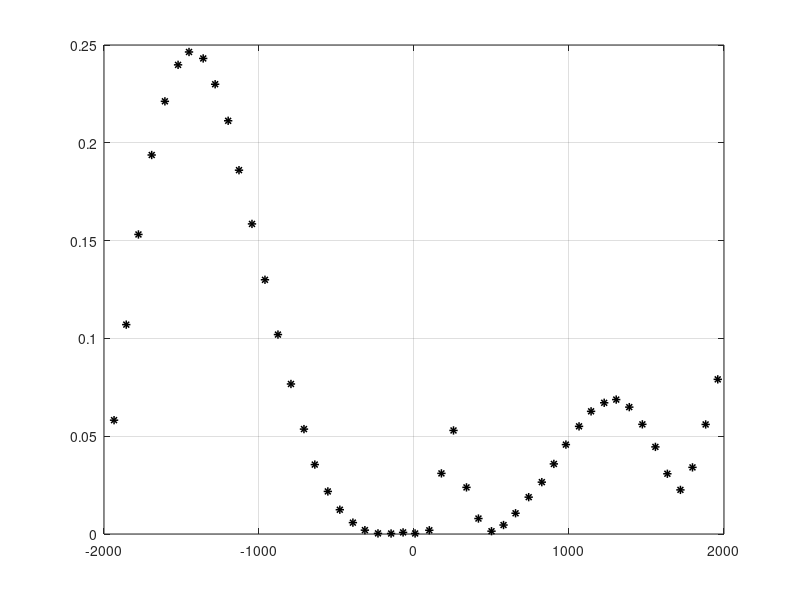

MATLAB code for this plot: (Note: this script raises an error after producing the figure.)
clc
clear
NFFT=8192;

MaX=0.0; MaY=0.0;MaZ=0.0;


hold on
box on 
grid on

px=load('pF.txt');
pF=px(:,1)+1i*px(:,2);
%pFf=fliplr(pF);

f=load('IFFT.txt'); %IFFT data from C code
%f1=2*f(:,2)*NFFT;
f1=f(:,1)*NFFT;


%c=real(ifft(pF,NFFT)*NFFT);
c=2*real(ifft(pF,NFFT)*NFFT);

OmegaR=0.5*340;
TR=2*pi/OmegaR;
Tint=27*TR;
ODT=Tint/NFFT;
OTime = ODT*(0:NFFT-1);


% 
% figure(1)
% hold on
% grid on
% %tdref=importdata('FDTimePressure1.dat');
% 
% %plot(OTime*1000,c,'k-.','linewidth',2.1);
% %plot(tdref(:,1)*1000+9,2*f1','r-.');% ifft from C code
% %ref=load('FDTimePressure1.txt');
% 
% 
% thref=importdata('Subrotatingdipoletimehistory000.dat');
% plot(thref(:,1),thref(:,2),'ko','linewidth',1.5);
% plot(OTime*1000+0.7,2*f1','r-','linewidth',1.5);
% % 
% axis([165 205 -1.2 1.2])
% legend('Mao et al','Predicted');
% %
% 
% 
% %hold on
% % plot(tdref(:,1)*1000,tdref(:,2),'g-');
% % 
% % legend('ifft_{C}','zhongjie','ref');
% 
% 
% Filename1 = ['timehistory_',num2str(10*MaX),num2str(10*MaY),num2str(10*MaZ)];
% print(Filename1,'-depsc'); 


figure(1)
hold on
grid on
box on

refSp=importdata('D15circum_spec.txt');
Pspec=importdata('FDPressureSpectrum.txt');
%spec=importdata('FDPressureSpectrum2omega194401fnum8192.txt');


plot(refSp(:,1),refSp(:,2),'k*','linewidth',1.1);
%stem(Pspec(:,1)-0.93,Pspec(:,2),'r','linewidth',1.3);
stem(Pspec(:,1),Pspec(:,2),'rs','linewidth',1.1);
axis([-2000,2000,0,0.26]);

legend('Mao et al','Predicted')

xlabel('{\itf} [Hz]')
ylabel('{\itp''} [Pa]');



Filename1 = ['pressurespec_',num2str(10*MaX),num2str(10*MaY),num2str(10*MaZ)];
print(Filename1,'-depsc'); 

